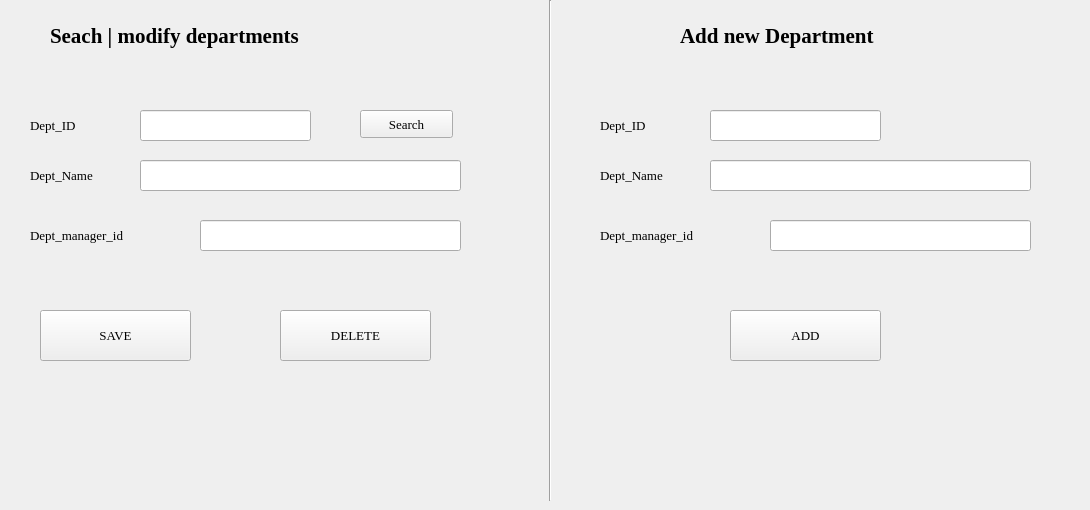
      <widget class="QWidget" name="tab_14">
       <attribute name="title">
        <string>search|edit|add department</string>
       </attribute>
       <widget class="QLabel" name="label_91">
        <property name="geometry">
         <rect>
          <x>50</x>
          <y>20</y>
          <width>401</width>
          <height>31</height>
         </rect>
        </property>
        <property name="font">
         <font>
          <family>Georgia</family>
          <pointsize>16</pointsize>
          <weight>75</weight>
          <bold>true</bold>
         </font>
        </property>
        <property name="text">
         <string>Seach | modify departments</string>
        </property>
       </widget>
       <widget class="QLabel" name="label_92">
        <property name="geometry">
         <rect>
          <x>680</x>
          <y>20</y>
          <width>401</width>
          <height>31</height>
         </rect>
        </property>
        <property name="font">
         <font>
          <family>Georgia</family>
          <pointsize>16</pointsize>
          <weight>75</weight>
          <bold>true</bold>
         </font>
        </property>
        <property name="text">
         <string>Add new Department</string>
        </property>
       </widget>
       <widget class="QLineEdit" name="lineEdit_43">
        <property name="geometry">
         <rect>
          <x>140</x>
          <y>110</y>
          <width>171</width>
          <height>31</height>
         </rect>
        </property>
        <property name="font">
         <font>
          <family>Georgia</family>
          <pointsize>10</pointsize>
         </font>
        </property>
        <property name="text">
         <string/>
        </property>
       </widget>
       <widget class="QPushButton" name="pushButton_12">
        <property name="geometry">
         <rect>
          <x>360</x>
          <y>110</y>
          <width>93</width>
          <height>28</height>
         </rect>
        </property>
        <property name="font">
         <font>
          <family>Georgia</family>
          <pointsize>10</pointsize>
         </font>
        </property>
        <property name="text">
         <string>Search</string>
        </property>
       </widget>
       <widget class="QLabel" name="label_40">
        <property name="geometry">
         <rect>
          <x>30</x>
          <y>110</y>
          <width>91</width>
          <height>31</height>
         </rect>
        </property>
        <property name="font">
         <font>
          <family>Georgia</family>
          <pointsize>10</pointsize>
         </font>
        </property>
        <property name="text">
         <string>Dept_ID</string>
        </property>
       </widget>
       <widget class="QLineEdit" name="lineEdit_44">
        <property name="geometry">
         <rect>
          <x>140</x>
          <y>160</y>
          <width>321</width>
          <height>31</height>
         </rect>
        </property>
        <property name="font">
         <font>
          <family>Georgia</family>
          <pointsize>10</pointsize>
         </font>
        </property>
        <property name="text">
         <string/>
        </property>
       </widget>
       <widget class="QLabel" name="label_43">
        <property name="geometry">
         <rect>
          <x>30</x>
          <y>160</y>
          <width>101</width>
          <height>31</height>
         </rect>
        </property>
        <property name="font">
         <font>
          <family>Georgia</family>
          <pointsize>10</pointsize>
         </font>
        </property>
        <property name="text">
         <string>Dept_Name</string>
        </property>
       </widget>
       <widget class="QLineEdit" name="lineEdit_45">
        <property name="geometry">
         <rect>
          <x>200</x>
          <y>220</y>
          <width>261</width>
          <height>31</height>
         </rect>
        </property>
        <property name="font">
         <font>
          <family>Georgia</family>
          <pointsize>10</pointsize>
         </font>
        </property>
        <property name="text">
         <string/>
        </property>
       </widget>
       <widget class="QLabel" name="label_44">
        <property name="geometry">
         <rect>
          <x>30</x>
          <y>220</y>
          <width>151</width>
          <height>31</height>
         </rect>
        </property>
        <property name="font">
         <font>
          <family>Georgia</family>
          <pointsize>10</pointsize>
         </font>
        </property>
        <property name="text">
         <string>Dept_manager_id</string>
        </property>
       </widget>
       <widget class="QPushButton" name="pushButton_13">
        <property name="geometry">
         <rect>
          <x>40</x>
          <y>310</y>
          <width>151</width>
          <height>51</height>
         </rect>
        </property>
        <property name="font">
         <font>
          <family>Georgia</family>
          <pointsize>10</pointsize>
         </font>
        </property>
        <property name="text">
         <string>SAVE</string>
        </property>
       </widget>
       <widget class="QPushButton" name="pushButton_14">
        <property name="geometry">
         <rect>
          <x>280</x>
          <y>310</y>
          <width>151</width>
          <height>51</height>
         </rect>
        </property>
        <property name="font">
         <font>
          <family>Georgia</family>
          <pointsize>10</pointsize>
         </font>
        </property>
        <property name="text">
         <string>DELETE</string>
        </property>
       </widget>
       <widget class="QLabel" name="label_45">
        <property name="geometry">
         <rect>
          <x>600</x>
          <y>160</y>
          <width>101</width>
          <height>31</height>
         </rect>
        </property>
        <property name="font">
         <font>
          <family>Georgia</family>
          <pointsize>10</pointsize>
         </font>
        </property>
        <property name="text">
         <string>Dept_Name</string>
        </property>
       </widget>
       <widget class="QLineEdit" name="lineEdit_46">
        <property name="geometry">
         <rect>
          <x>770</x>
          <y>220</y>
          <width>261</width>
          <height>31</height>
         </rect>
        </property>
        <property name="font">
         <font>
          <family>Georgia</family>
          <pointsize>10</pointsize>
         </font>
        </property>
        <property name="text">
         <string/>
        </property>
       </widget>
       <widget class="QLineEdit" name="lineEdit_49">
        <property name="geometry">
         <rect>
          <x>710</x>
          <y>110</y>
          <width>171</width>
          <height>31</height>
         </rect>
        </property>
        <property name="font">
         <font>
          <family>Georgia</family>
          <pointsize>10</pointsize>
         </font>
        </property>
        <property name="text">
         <string/>
        </property>
       </widget>
       <widget class="QLabel" name="label_46">
        <property name="geometry">
         <rect>
          <x>600</x>
          <y>220</y>
          <width>151</width>
          <height>31</height>
         </rect>
        </property>
        <property name="font">
         <font>
          <family>Georgia</family>
          <pointsize>10</pointsize>
         </font>
        </property>
        <property name="text">
         <string>Dept_manager_id</string>
        </property>
       </widget>
       <widget class="QLineEdit" name="lineEdit_50">
        <property name="geometry">
         <rect>
          <x>710</x>
          <y>160</y>
          <width>321</width>
          <height>31</height>
         </rect>
        </property>
        <property name="font">
         <font>
          <family>Georgia</family>
          <pointsize>10</pointsize>
         </font>
        </property>
        <property name="text">
         <string/>
        </property>
       </widget>
       <widget class="QLabel" name="label_47">
        <property name="geometry">
         <rect>
          <x>600</x>
          <y>110</y>
          <width>91</width>
          <height>31</height>
         </rect>
        </property>
        <property name="font">
         <font>
          <family>Georgia</family>
          <pointsize>10</pointsize>
         </font>
        </property>
        <property name="text">
         <string>Dept_ID</string>
        </property>
       </widget>
       <widget class="QPushButton" name="pushButton_15">
        <property name="geometry">
         <rect>
          <x>730</x>
          <y>310</y>
          <width>151</width>
          <height>51</height>
         </rect>
        </property>
        <property name="font">
         <font>
          <family>Georgia</family>
          <pointsize>10</pointsize>
         </font>
        </property>
        <property name="text">
         <string>ADD</string>
        </property>
       </widget>
       <widget class="Line" name="line_2">
        <property name="geometry">
         <rect>
          <x>540</x>
          <y>0</y>
          <width>20</width>
          <height>501</height>
         </rect>
        </property>
        <property name="orientation">
         <enum>Qt::Vertical</enum>
        </property>
       </widget>
      </widget>
